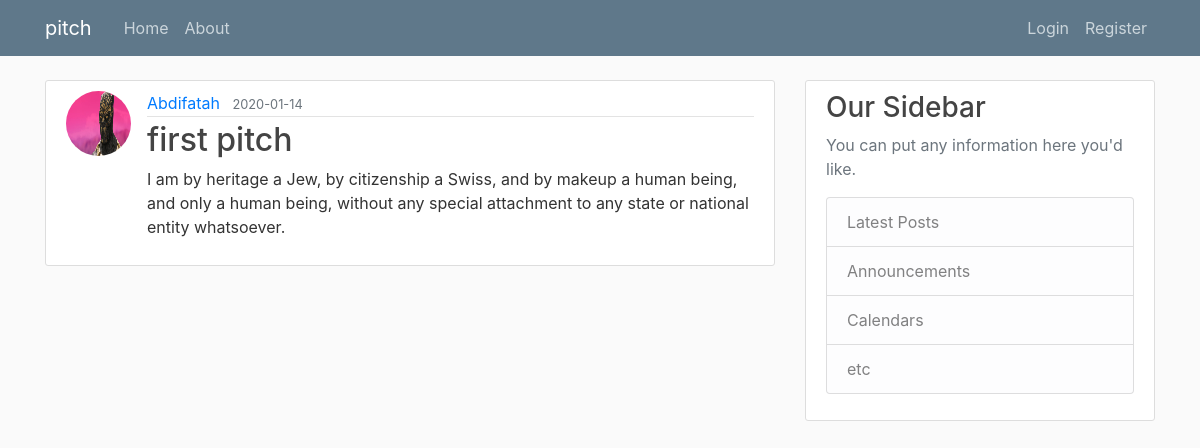
/post/1, run on the app's committed database.
### pitch/models.py (models this page shows, shortened)
class User(db.Model, UserMixin):
    id = db.Column(db.Integer, primary_key=True)
    username = db.Column(db.String(20), unique=True, nullable=False)
    email = db.Column(db.String(120), unique=True, nullable=False)
    image_file = db.Column(db.String(20), nullable=False, default='default.jpg')
    password = db.Column(db.String(60), nullable=False)
    posts = db.relationship('Post', backref='author', lazy=True)

class Post(db.Model):
    id = db.Column(db.Integer, primary_key=True)
    title = db.Column(db.String(100), nullable=False)
    date_posted = db.Column(db.DateTime, nullable=False, default=datetime.utcnow)
    content = db.Column(db.Text, nullable=False)
    user_id = db.Column(db.Integer, db.ForeignKey('user.id'), nullable=False)

### pitch/routes.py (the view)
@app.route("/post/<int:post_id>")
def post(post_id):
    post = Post.query.get_or_404(post_id)
    return render_template('post.html', title=post.title, post=post)

### pitch/templates/post.html (shortened to what this page needs)
{% extends "layout.html" %}
{% block content %}
        <article class="media content-section">
          <img class="rounded-circle article-img" src="{{ url_for('static', filename='profile_pics/' + post.author.image_file)}}">
          <div class="media-body">
            <div class="article-metadata">
              <a class="mr-2" href="#">{{ post.author.username}}</a>
              <small class="text-muted">{{ post.date_posted.strftime('%Y-%m-%d') }}</small>
            </div>
            <h2 class="artile-title">{{ post.title }}</a></h2>
            <p class="article-content">{{ post.content }}</p>
          </div>
        </article>
{% endblock content %}

### pitch/static/main.css (style rules this page uses)
body { background: #fafafa; color: #333333; margin-top: 5rem; }
h1, h2, h3, h4, h5, h6 { color: #444444; }
.content-section { background: #ffffff; padding: 10px 20px; border: 1px solid #dddddd; border-radius: 3px; margin-bottom: 20px; }
.article-content { white-space: pre-line; }
.article-img { height: 65px; width: 65px; margin-right: 16px; }
.article-metadata { padding-bottom: 1px; margin-bottom: 4px; border-bottom: 1px solid #e3e3e3 }

### data on the page
User: image_file (placeholder picture), author.username "Abdifatah"
Post: date_posted "2020-01-14", title "first pitch", content "I am by heritage a Jew, by citizenship a Swiss, and by makeup a human being, and only a human being, without any special attachment to any state or national entity whatsoever."
